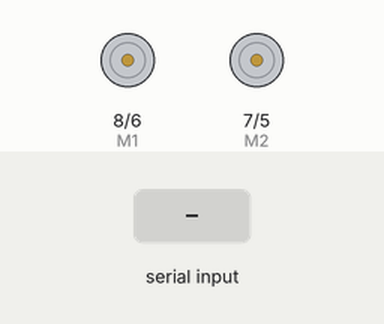
The sketch below on a simulated Arduino Uno, built with avr-gcc and run on an emulated ATmega328P. Shown: direction and speed pins drawn as motors (green arrow = direction pin HIGH = forward, orange = LOW = backward, longer = more drive). The test bench sets the inputs (shaded band).

Above: at 1.2 s.
1.3 s: "w" received over Serial
At 1.6 s:
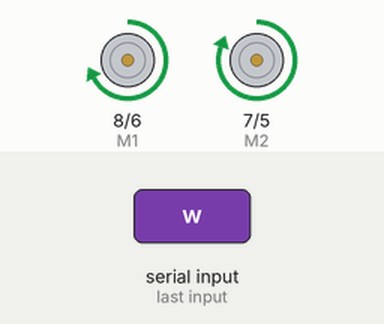
2.8 s: "s" received over Serial
At 3.9 s:
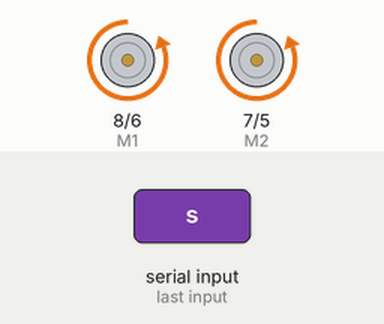
4.3 s: "a" received over Serial
At 5.1 s:
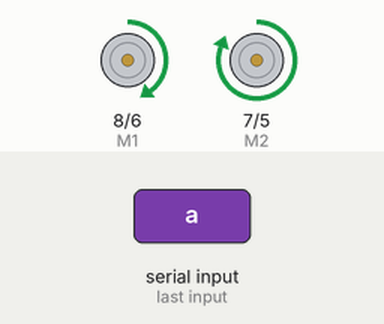
5.8 s: "d" received over Serial
At 6.2 s:
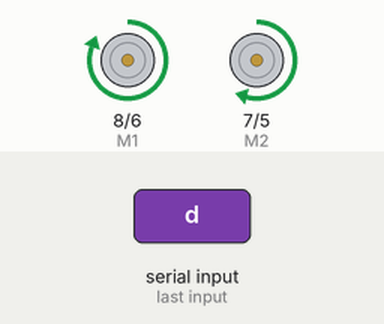
7.3 s: "1" received over Serial
At 8.5 s:
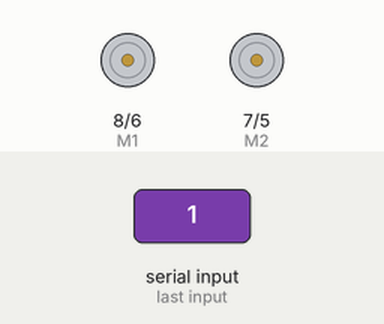
8.8 s: "w" received over Serial
At 9.7 s:
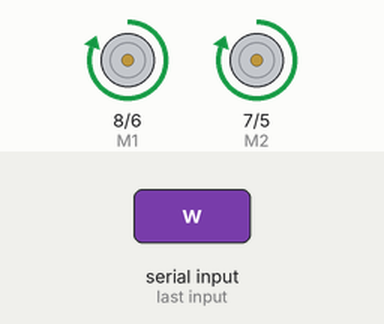
Timing chart, 0 to 11.3 s (numbered marks = the images above; inputs shaded):
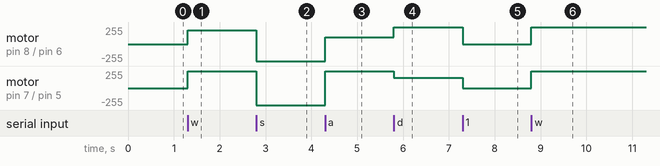

The sketch:

remote_robo.ino
```cpp
int E1 = 6; //M1 Speed Control
int E2 = 5; //M2 Speed Control
int M1 = 8; //M1 Direction Control
int M2 = 7; //M2 Direction Control

void setup(void)
{
  for(int i = 5; i <= 8; i++)
  {
    pinMode(i, OUTPUT);
  }
  Serial.begin(9600);
}

void loop(void)
{
  while(Serial.available() < 1) {}
  char val = Serial.read();
  int leftspeed = 255;
  int rightspeed  = 255;

  switch(val)
  {
    case 'w':
      forward(leftspeed-50, rightspeed);
      break;
    case 's':
      reverse(leftspeed, rightspeed);
      break;
    case 'a':
      left(100, rightspeed);
      break;
    case 'd':
      right(leftspeed, (rightspeed - 100));
      break;
    default:
      stop();
      break;
  }
  Serial.flush();
  delay(250);
}

void stop(void) //Stops
{
  digitalWrite(E1, LOW);
  digitalWrite(E2, LOW);
}

void forward(char a, char b)
{
  analogWrite(E1, a);
  digitalWrite(M1, HIGH);
  analogWrite(E2, b);
  digitalWrite(M2, HIGH);
}

void reverse(char a, char b)
{
  analogWrite(E1, a);
  digitalWrite(M1, LOW);
  analogWrite(E2, b);
  digitalWrite(M2, LOW);
}

void left(char a, char b)
{
  analogWrite(E1, a);
  digitalWrite(M1, HIGH);
  analogWrite(E2, b);
  digitalWrite(M2, HIGH);
}

void right(char a, char b)
{
  analogWrite(E1, a);
  digitalWrite(M1, HIGH);
  analogWrite(E2, b);
  digitalWrite(M2, HIGH);
}
```

Measured:
- after the input at 1.3 s, motor on pin 8 (M1) / pin 6 (E1): stopped → forward 205/255 at once; motor on pin 7 (M2) / pin 5 (E2): stopped → forward 255/255 at once
- after the input at 2.8 s, motor on pin 8 (M1) / pin 6 (E1): forward 205/255 → backward 255/255 at once; motor on pin 7 (M2) / pin 5 (E2): forward 255/255 → backward 255/255 at once
- after the input at 4.3 s, motor on pin 8 (M1) / pin 6 (E1): backward 255/255 → forward 100/255 at once; motor on pin 7 (M2) / pin 5 (E2): backward 255/255 → forward 255/255 at once
- after the input at 5.8 s, motor on pin 8 (M1) / pin 6 (E1): forward 100/255 → forward 255/255 at once; motor on pin 7 (M2) / pin 5 (E2): forward 255/255 → forward 155/255 at once
- after the input at 7.3 s, motor on pin 8 (M1) / pin 6 (E1): forward 255/255 → stopped at once; motor on pin 7 (M2) / pin 5 (E2): forward 155/255 → stopped at once
- after the input at 8.8 s, motor on pin 8 (M1) / pin 6 (E1), motor on pin 7 (M2) / pin 5 (E2): stopped → forward 255/255 at once
